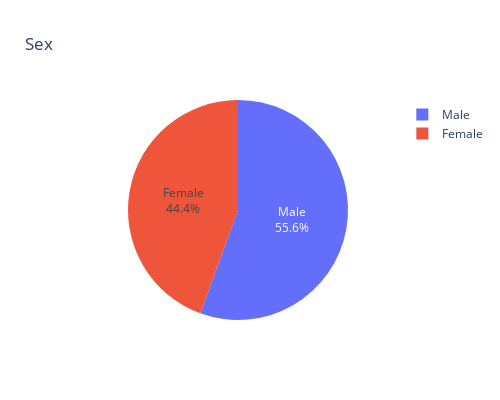
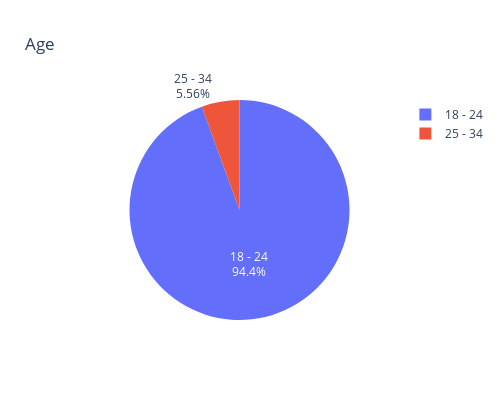

These figures' notebook cell, in order:
### Markdown cell above
#### Participant Demographics

### Code cell
demographics_sex = px.pie(participant_data, names = participant_data['sex'], title='Sex', width=500, height=400)
demographics_sex.update_traces(textposition='inside', textinfo='percent+label')
demographics_sex.show()

demographics_age = px.pie(participant_data, names = participant_data['age'], title='Age', width=500, height=400)
demographics_age.update_traces(textinfo='percent+label')
demographics_age.show()

### Figure 1 — Plotly figure (JSON) as saved in the notebook; plotly's stock layout.template omitted (floating-point values rounded to 4 significant figures)
{"data": [{"domain": {"x": [0, 1], "y": [0, 1]}, "hovertemplate": "sex=%{label}<extra></extra>", "labels": ["Male", "Male", "Female", "Male", "Male", "Female", "Female", "Male", "Male", "Male", "Female", "Male", "Male", "Male", "Male", "Female", "Male", "Male", "Male", "Female", "Male", "Male", "Female", "Male", "Female", "Female", "Female", "Male", "Male", "Female", "Female", "Female", "Female", "Male", "Female", "Female"], "legendgroup": "", "name": "", "showlegend": true, "textinfo": "percent+label", "textposition": "inside", "type": "pie"}], "layout": {"height": 400, "legend": {"tracegroupgap": 0}, "title": {"text": "Sex"}, "width": 500}}

### Figure 2 — Plotly figure (JSON) as saved in the notebook; plotly's stock layout.template omitted (floating-point values rounded to 4 significant figures)
{"data": [{"domain": {"x": [0, 1], "y": [0, 1]}, "hovertemplate": "age=%{label}<extra></extra>", "labels": ["18 - 24", "18 - 24", "18 - 24", "18 - 24", "18 - 24", "18 - 24", "18 - 24", "18 - 24", "18 - 24", "18 - 24", "18 - 24", "18 - 24", "18 - 24", "18 - 24", "18 - 24", "18 - 24", "18 - 24", "18 - 24", "18 - 24", "18 - 24", "18 - 24", "18 - 24", "18 - 24", "18 - 24", "25 - 34", "18 - 24", "18 - 24", "18 - 24", "18 - 24", "18 - 24", "18 - 24", "18 - 24", "18 - 24", "25 - 34", "18 - 24", "18 - 24"], "legendgroup": "", "name": "", "showlegend": true, "textinfo": "percent+label", "type": "pie"}], "layout": {"height": 400, "legend": {"tracegroupgap": 0}, "title": {"text": "Age"}, "width": 500}}
